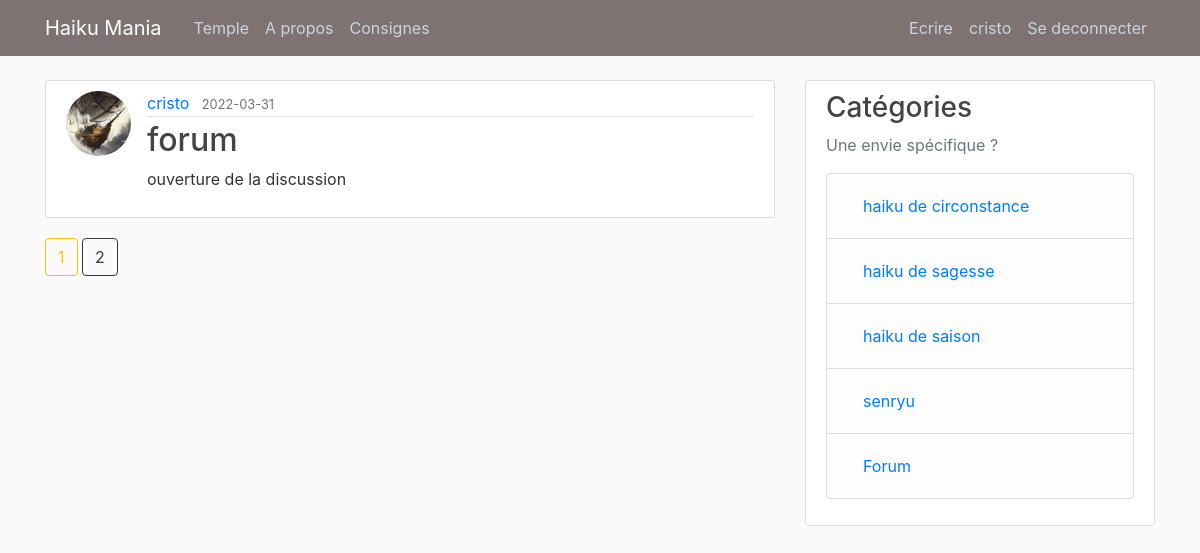
The page /forum (signed in) on the database its author committed.
### flaskblog/models.py (models this page shows, shortened)
class User(db.Model, UserMixin):
    id = db.Column(db.Integer, primary_key=True)
    username = db.Column(db.String(20), unique=True, nullable=False)
    email = db.Column(db.String(120), unique=True, nullable=False)
    image_file = db.Column(db.String(20), nullable=False, default='default.jpg')
    password = db.Column(db.String(60), nullable=False)
    posts = db.relationship('Post', backref='author', lazy=True)

class Post(db.Model):
    id = db.Column(db.Integer, primary_key=True)
    title = db.Column(db.String(100), nullable=False)
    date_posted = db.Column(db.DateTime, nullable=False, default=datetime.utcnow)
    content = db.Column(db.Text, nullable=False)
    user_id = db.Column(db.Integer, db.ForeignKey('user.id'), nullable=False)

### flaskblog/main/routes.py (the view)
@main.route("/forum")
def forum():
    page = request.args.get('page', 1, type=int)
    posts = Post.query.order_by(Post.date_posted.desc()).paginate(page=page, per_page=5)
    return render_template('forum.html', posts=posts)

### flaskblog/models.py (called while the page is built)
@login_manager.user_loader
def load_user(user_id):
    return User.query.get(int(user_id))

### flaskblog/templates/forum.html
{% extends "layout.html" %}
{% block content %}
    {% for post in posts.items %}
      {% if post.title == "forum" %}
        <article class="media content-section">
          <img class="rounded-circle article-img" src="{{ url_for('static', filename='profile_pics/' + post.author.image_file) }}">
          <div class="media-body">
            <div class="article-metadata">
              <a class="mr-2" href="{{ url_for('users.user_posts', username=post.author.username) }}">{{ post.author.username }}</a>
              <small class="text-muted">{{ post.date_posted.strftime('%Y-%m-%d') }}</small>
            </div>
            <h2><a class="article-title" href="{{ url_for('posts.post', post_id=post.id) }}">{{ post.title }}</a></h2>
            <p class="article-content">{{ post.content }}</p>
          </div>
        </article>
      {% endif %}
    {% endfor %}
    {% for page_num in posts.iter_pages(left_edge=1, right_edge=1, left_current=1, right_current=2) %}
      {% if page_num %}
        {% if posts.page == page_num %}
          <a class="btn btn-outline-warning mb-4" href="{{ url_for('main.home', page=page_num) }}">{{ page_num }}</a>
        {% else %}
          <a class="btn btn-outline-dark mb-4" href="{{ url_for('main.home', page=page_num) }}">{{ page_num }}</a>
        {% endif %}
      {% else %}
        ...
      {% endif %}
    {% endfor %}
{% endblock content %}

### flaskblog/templates/layout.html (shortened to what this page needs)
<!DOCTYPE html>
<html>
<head>
    <link rel="stylesheet" href="https://maxcdn.bootstrapcdn.com/bootstrap/4.0.0/css/bootstrap.min.css">
    <link rel="stylesheet" type="text/css" href="{{ url_for('static', filename='main.css') }}">
</head>
<body>
    <header class="site-header">
      <nav class="navbar navbar-expand-md navbar-dark bg-steel fixed-top">
        <div class="container">
          <a class="navbar-brand mr-4" href="/">Haiku Mania</a>
          <div class="collapse navbar-collapse" id="navbarToggle">
            <div class="navbar-nav mr-auto">
              <a class="nav-item nav-link" href="{{ url_for('main.home') }}">Temple</a>
              <a class="nav-item nav-link" href="{{ url_for('main.about') }}">A propos</a>
              <a class="nav-item nav-link" href="{{ url_for('main.consignes') }}">Consignes</a>
            </div>
            <div class="navbar-nav">
              {% if current_user.is_authenticated %}
                <a class="nav-item nav-link" href="{{ url_for('posts.new_post') }}">Ecrire</a>
                <a class="nav-item nav-link" href="{{ url_for('users.account') }}">{{ current_user.username }}</a>
                <a class="nav-item nav-link" href="{{ url_for('users.logout') }}">Se deconnecter</a>
              {% else %}
                <a class="nav-item nav-link" href="{{ url_for('users.login') }}">Se connecter</a>
                <a class="nav-item nav-link" href="{{ url_for('users.register') }}">S'inscrire</a>
              {% endif %}
            </div>
          </div>
        </div>
      </nav>
    </header>
    <main role="main" class="container">
      <div class="row">
        <div class="col-md-8">
          {% block content %}{% endblock %}
        </div>
        <div class="col-md-4">
          <div class="content-section">
            <h3>Catégories</h3>
            <p class='text-muted'>Une envie spécifique ?
              <ul class="list-group">
                <li class="list-group-item list-group-item-light">
                  <a class="nav-item nav-link" href="{{ url_for('main.circonstance') }}">haiku de circonstance</a>
                </li>
                <li class="list-group-item list-group-item-light">
                  <a class="nav-item nav-link" href="{{ url_for('main.sagesse') }}">haiku de sagesse</a>
                </li>
                <li class="list-group-item list-group-item-light">
                  <a class="nav-item nav-link" href="{{ url_for('main.saison') }}">haiku de saison</a>
                </li>
                <li class="list-group-item list-group-item-light">
                  <a class="nav-item nav-link" href="{{ url_for('main.senryu') }}">senryu</a>
                </li>
                <li class="list-group-item list-group-item-light">
                  <a class="nav-item nav-link" href="{{ url_for('main.forum') }}">Forum</a>
                </li>
              </ul>
            </p>
          </div>
        </div>
      </div>
    </main>
</body>
</html>

### flaskblog/static/main.css (style rules this page uses)
body { background: #fafafa; color: #333333; margin-top: 5rem; }
h1, h2, h3, h4, h5, h6 { color: #444444; }
.bg-steel { background-color: #7f7273; }
.site-header .navbar-nav .nav-link { color: #cbd5db; }
.content-section { background: #ffffff; padding: 10px 20px; border: 1px solid #dddddd; border-radius: 3px; margin-bottom: 20px; }
.article-title { color: #444444; }
.article-content { white-space: pre-line; }
.article-img { height: 65px; width: 65px; margin-right: 16px; }
.article-metadata { padding-bottom: 1px; margin-bottom: 4px; border-bottom: 1px solid #e3e3e3 }

### rows shown on the page
User: username "cristo"
Post: image_file (picture), author.username "cristo", date_posted "2022-03-31", title "forum", content "ouverture de la discussion"

### other values the page prints
{{ page_num }} "1"
{{ page_num }} "2"
